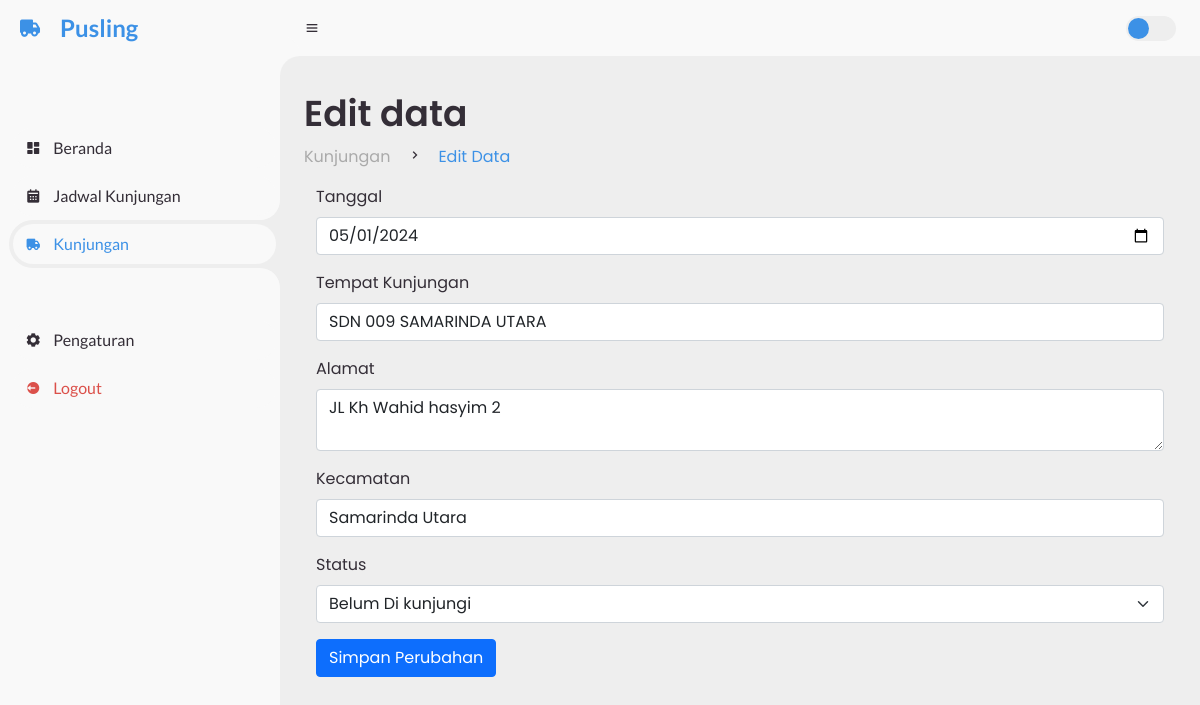
The page /edit.php?id=37 on the database its author committed.
### tables this page shows
CREATE TABLE `kunjungan` (
  `id` int(11) NOT NULL,
  `tanggal` date DEFAULT NULL,
  `tempat_kunjungan` varchar(255) DEFAULT NULL,
  `alamat` varchar(255) DEFAULT NULL,
  `kecamatan` varchar(100) DEFAULT NULL,
  `status` varchar(20) DEFAULT NULL,
  `kontak` varchar(20) DEFAULT NULL,
  `petugas_layanan` varchar(70) DEFAULT NULL,
  `jumlah_siswa` int(11) DEFAULT 0
);

### edit.php (the view, shortened to what this page needs)
<?php
require "database.php";
if (isset($_GET['id'])) {
$id = htmlspecialchars($_GET['id']);
$query = "SELECT * FROM kunjungan WHERE id = $id";
$result = mysqli_query($koneksi, $query);
if (mysqli_num_rows($result) > 0) {
    $row = mysqli_fetch_assoc($result);
} else {
    $_SESSION['error'] = "Data tidak ditemukan";
}
}
?>
<!DOCTYPE html>
<html lang="en">
<head>
   <link href='https://unpkg.com/boxicons@2.0.9/css/boxicons.min.css' rel='stylesheet'>
    <link href="https://cdn.jsdelivr.net/npm/bootstrap@5.1.3/dist/css/bootstrap.min.css" rel="stylesheet">
    <link rel="stylesheet" href="css/style.css">
    <link rel="stylesheet" href="css/responsive.css">
</head>
<body>
 <section id="sidebar">
<a href="#" class="brand">
    <i class='bx bxs-truck' ></i>
    <span class="text">Pusling</span>
</a>
<ul class="side-menu top">
    <li>
        <a href="beranda.php">
            <i class='bx bxs-dashboard' ></i>
            <span class="text">Beranda</span>
        </a>
    </li>
    <li>
        <a href="jadwal.php">
            <i class='bx bxs-calendar'></i>
            <span class="text">Jadwal Kunjungan</span>
        </a>
    </li>
    <li class="active">
        <a href="kunjungan.php">
            <i class='bx bxs-truck'></i>
            <span class="text">Kunjungan</span>
        </a>
    </li>
</ul>
<ul class="side-menu">
    <li>
        <a href="pengaturan.php">
            <i class='bx bxs-cog' ></i>
            <span class="text">Pengaturan</span>
        </a>
    </li>
    <li>
        <a href="kunjungan.php" class="logout">
            <i class='bx bxs-log-out-circle' ></i>
            <span class="text">Logout</span>
        </a>
    </li>
</ul>
</section>
<section id="content">
<nav>
    <i class='bx bx-menu' ></i>
    <label for="switch-mode" class="switch-mode"></label>
</nav>
<main>
    <div class="head-title">
        <div class="left">
            <h1>Edit data</h1>
            <ul class="breadcrumb">
                <li>
                    <a href="kunjungan.php">Kunjungan</a>
                </li>
                <li><i class='bx bx-chevron-right' ></i></li>
                <li>
                    <a class="active" href="#">Edit Data</a>
                </li>
            </ul>
        </div>
    </div>
    <section class="edit-data" id="edit-data">
        <div class="container">
            <form class="needs-validation" action="<?php echo htmlspecialchars($_SERVER["PHP_SELF"]);?>" method="POST" novalidate>
                <div class="mb-3">
                    <label for="tanggal" class="form-label">Tanggal</label>
                    <input type="date" class="form-control" id="tanggal" name="tanggal" value="<?php echo $row['tanggal']; ?>" required>
                </div>
                <div class="mb-3">
                    <label for="tempat" class="form-label">Tempat Kunjungan</label>
                    <input type="text" class="form-control" id="tempat" name="tempat" value="<?php echo $row['tempat_kunjungan']; ?>" required>
                </div>
                <div class="mb-3">
                    <label for="alamat" class="form-label">Alamat</label>
                    <textarea class="form-control" id="alamat" name="alamat" required><?php echo $row['alamat']; ?></textarea>
                </div>
                <div class="mb-3">
                    <label for="kecamatan" class="form-label">Kecamatan</label>
                    <input type="text" class="form-control" id="kecamatan" name="kecamatan" value="<?php echo $row['kecamatan']; ?>" required>
                </div>
                <div class="mb-3">
                    <label for="status" class="form-label">Status</label>
                    <select class="form-select" id="status" name="status" required>
                        <option value="Belum Di kunjungi" <?php echo ($row['status'] == 'Belum Di kunjungi') ? 'selected' : ''; ?>>Belum Di kunjungi</option>
                    </select>
                </div>
                <button id="submitBtn" type="submit" class="btn btn-primary">Simpan Perubahan</button>
            </form>
        </div>
    </section>
</main>
</section>
</body>
</html>

### css/style.css (style rules this page uses)
* { margin: 0; padding: 0; box-sizing: border-box; }
a { text-decoration: none; }
li { list-style: none; }
:root { --poppins: 'Poppins', sans-serif; --lato: 'Lato', sans-serif; --light: #F9F9F9; --blue: #3C91E6; --light-blue: #CFE8FF; --grey: #eee; --dark-grey: #AAAAAA; --dark: #342E37; --red: #DB504A; --yellow: #FFCE26; --light-yellow: #FFF2C6; --orange: #FD7238; --light-orange: #FFE0D3; }
html { overflow-x: hidden; }
body { background: var(--grey); overflow-x: hidden; }
button { cursor: pointer; font-family: var(--poppins); }
ol, ul { padding-left: 0.2rem; }
#sidebar { position: fixed; top: 0; left: 0; width: 280px; height: 100%; background: var(--light); z-index: 2000; font-family: var(--lato); transition: .3s ease; overflow-x: hidden; scrollbar-width: none; }
#sidebar .brand { font-size: 24px; font-weight: 700; height: 56px; display: flex; align-items: center; color: var(--blue); position: sticky; top: 0; left: 0; background: var(--light); z-index: 500; padding-bottom: 20px; box-sizing: content-box; }
#sidebar .brand .bx { min-width: 60px; display: flex; justify-content: center; }
#sidebar .side-menu { width: 100%; margin-top: 48px; }
#sidebar .side-menu li { height: 48px; background: transparent; margin-left: 6px; border-radius: 48px 0 0 48px; padding: 4px; }
#sidebar .side-menu li.active { background: var(--grey); position: relative; }
#sidebar .side-menu li.active::before { content: ''; position: absolute; width: 40px; height: 40px; border-radius: 50%; top: -40px; right: 0; box-shadow: 20px 20px 0 var(--grey); z-index: -1; }
#sidebar .side-menu li.active::after { content: ''; position: absolute; width: 40px; height: 40px; border-radius: 50%; bottom: -40px; right: 0; box-shadow: 20px -20px 0 var(--grey); z-index: -1; }
#sidebar .side-menu li a { width: 100%; height: 100%; background: var(--light); display: flex; align-items: center; border-radius: 48px; font-size: 16px; color: var(--dark); white-space: nowrap; overflow-x: hidden; }
#sidebar .side-menu.top li.active a { color: var(--blue); }
#sidebar .side-menu li a.logout { color: var(--red); }
#sidebar .side-menu li a .bx { min-width: calc(60px - ((4px + 6px) * 2)); display: flex; justify-content: center; }
#content { position: relative; width: calc(100% - 280px); left: 280px; transition: .3s ease; }
#content nav { height: 56px; background: var(--light); padding: 0 24px; display: flex; align-items: center; justify-content: space-between; grid-gap: 24px; font-family: var(--lato); position: sticky; top: 0; left: 0; z-index: 10; }
#content nav::before { content: ''; position: absolute; width: 40px; height: 40px; bottom: -40px; left: 0; border-radius: 50%; box-shadow: -20px -20px 0 var(--light); }
#content nav .bx.bx-menu { cursor: pointer; color: var(--dark); }
#content nav .switch-mode { display: block; min-width: 50px; height: 25px; border-radius: 25px; background: var(--grey); cursor: pointer; position: relative; }
#content nav .switch-mode::before { content: ''; position: absolute; top: 2px; left: 2px; bottom: 2px; width: calc(25px - 4px); background: var(--blue); border-radius: 50%; transition: all .3s ease; }
#content main { width: 100%; padding: 36px 24px; font-family: var(--poppins); max-height: calc(100vh - 56px); overflow-y: auto; }
#content main .head-title { display: flex; align-items: center; justify-content: space-between; grid-gap: 16px; flex-wrap: wrap; }
#content main .head-title .left h1 { font-size: 36px; font-weight: 600; margin-bottom: 10px; color: var(--dark); }
#content main .head-title .left .breadcrumb { display: flex; align-items: center; grid-gap: 16px; }
#content main .head-title .left .breadcrumb li { color: var(--dark); }
#content main .head-title .left .breadcrumb li a { color: var(--dark-grey); pointer-events: none; }
#content main .head-title .left .breadcrumb li a.active { color: var(--blue); pointer-events: unset; }
section .edit-data label { color: var(--dark); }

### rows shown on the page
kunjungan: tanggal "05/01/2024", tempat "SDN 009 SAMARINDA UTARA", alamat "JL Kh Wahid hasyim 2", kecamatan "Samarinda Utara", status "Belum Di kunjungi"
